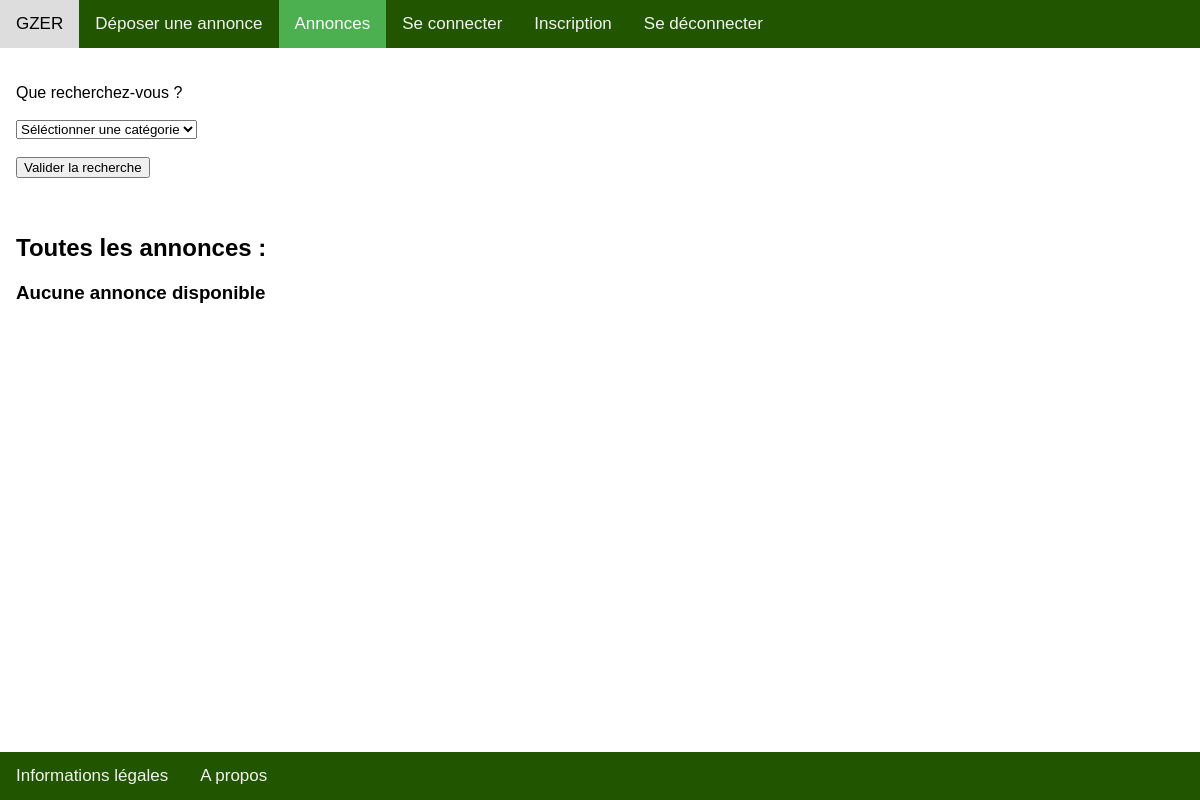
/controler/main.ctrl.php?style=Metal, run on an earlier commit of the app's database.
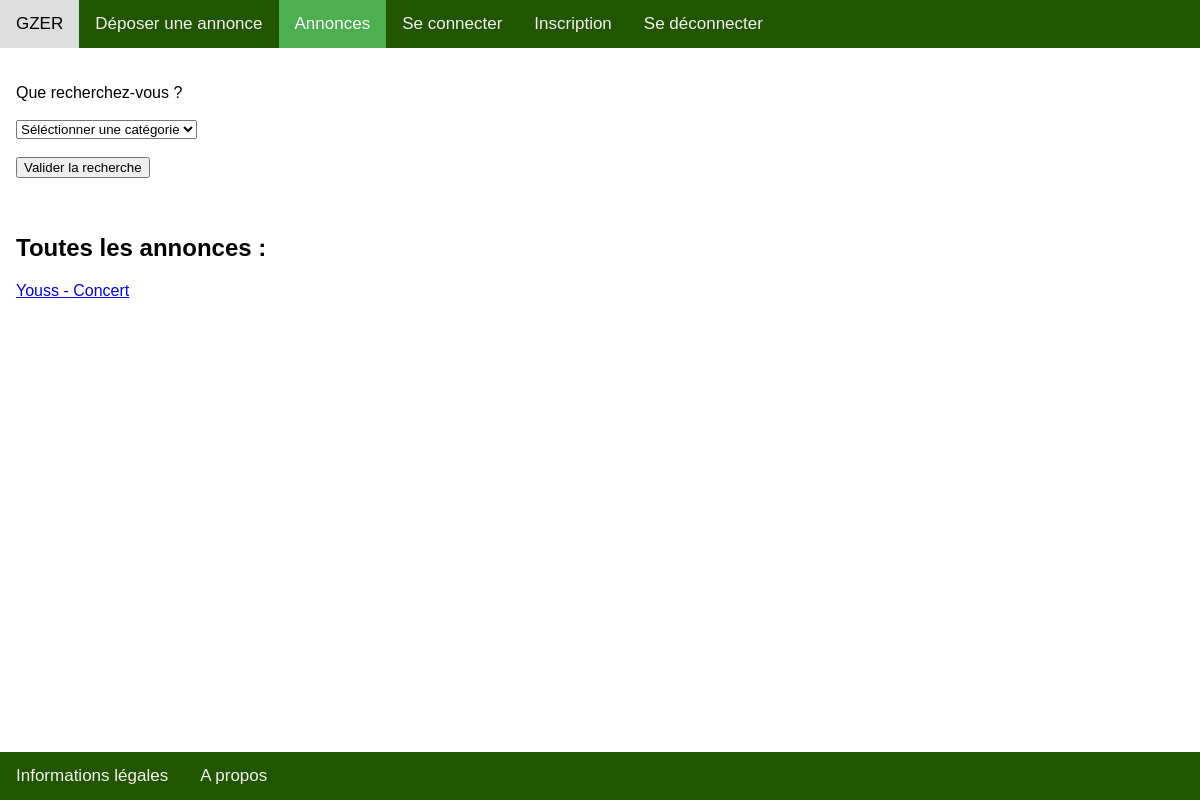
And on a later commit of the database.
### tables this page shows
CREATE TABLE annonces (
  numA INTEGER,
  titreA STRING,
  prixA INTEGER,
  localisationA STRING,
  auteurA STRING,
  dateA date,
  categorieA STRING,
  styleA STRING
);

### controler/annonces.ctrl.php (called while the page is built)
<?php
require_once('../model/Annonce.class.php');
require_once('../model/GzerDAO.class.php');
if (isset($_GET['categorie'])) {
  $categorie = $_GET['categorie'];
} else {
  $categorie = '';
}
if (isset($_GET['quartier'])) {
  $quartier = $_GET['quartier'];
} else {
  $quartier = '';
}
  if (isset($categorie) && $categorie != '') {
    $config = parse_ini_file('../config/config.ini');
    $DAO = new GzerDAO($config['database_path']);
    $annoncesCat = $DAO->getAnnoncesParCategorie($categorie);
  } else if (isset($style) && $style != ''){
    $config = parse_ini_file('../config/config.ini');
    $DAO = new GzerDAO($config['database_path']);
    $annoncesStyle = $DAO->getAnnoncesParStyle($style);
  } else if (isset($materiel) && $materiel != '') {
    $config = parse_ini_file('../config/config.ini');
    $DAO = new GzerDAO($config['database_path']);
    $annoncesCat = $DAO->getAnnoncesParCategorie($materiel);
  } else if (isset($quartier) && $quartier != '') {
    $config = parse_ini_file('../config/config.ini');
    $DAO = new GzerDAO($config['database_path']);
    $annoncesQuart = $DAO->getAnnoncesParQuartier($quartier);
  } else {
    $config = parse_ini_file('../config/config.ini');
    $DAO = new GzerDAO($config['database_path']);
    $annonces = $DAO->getAnnonces();
  }
include('../view/annonces.view.php');
?>

### model/GzerDAO.class.php (called while the page is built, shortened)
<?php
class GzerDAO {
  private $db;
  function __construct($path) {
    $database = 'sqlite:'.$path.'/gzer.db';
    try {
      $this->db = new PDO($database);
    }
    catch (PDOException $e){
      die("erreur de connexion:".$e->getMessage());
    }
  }
  public function getDb(){
    return $this->db;
  }
  public function getAnnoncesParStyle(string $style):array{
    $req = "SELECT * FROM annonces WHERE styleA = '$style'";
    $st = $this->getDb()->query($req);
    $result=$st->fetchAll(PDO::FETCH_CLASS, 'Annonce');
    return $result;
  }
}
?>

### model/Annonce.class.php (called while the page is built, shortened)
<?php
class Annonce {
  private $numA;
  private $titreA;
  private $auteurA;
  public function getNumA() {
    return $this->numA;
  }
  public function getTitreA() {
    return $this->titreA;
  }
  public function getAuteurA() {
    return $this->auteurA;
  }
}
?>

### view/annonces.view.php (the view, shortened to what this page needs)
<!DOCTYPE html>
<html lang="en" dir="ltr">
<head>
  <link rel="stylesheet" href="../view/css/deposer_annonce.view.styles.css" />
</head>
<body>
  <div class="topnav">
    <a href="../controler/main.ctrl.php">GZER</a>
    <a href="../controler/deposer_annonce.ctrl.php">Déposer une annonce</a>
    <a class="active" href="../controler/annonces.ctrl.php">Annonces</a>
    <a href="../controler/seconnecter.ctrl.php">Se connecter</a>
    <a href="../controler/inscription.ctrl.php">Inscription</a>
    <a href="../controler/deconnexion.ctrl.php">Se déconnecter</a>
  </div>
  <div class="navbar">
    <a href="../view/infos.view.php">Informations légales</a>
    <a href="../view/a_propos.view.php">A propos</a>
  </div>
  <div id=container style="padding-left:16px">
    <br><br>
    Que recherchez-vous ?
    <br><br>
    <form action="annonces.ctrl.php">
      <select id="categorie" name="categorie">
        <option value="" selected>Séléctionner une catégorie</option>
      </select>
      <br><br>
      <input type="submit" value="Valider la recherche">
    </form>
    <br><br>
    <h2>Toutes les annonces : <?= $categorie ?>  <?= $quartier ?></h2>
    <?php if(isset($annoncesStyle)) {foreach ($annoncesStyle as $annonceStyle) { ?>
      <a href="../controler/annonce.ctrl.php?numA=<?= $annonceStyle->getNumA() ?>"><?= $annonceStyle->getAuteurA() ?> - <?= $annonceStyle->getTitreA() ?></a>
      <br><br>
    <?php } } ?>
    <?php if((!isset($annonces) || count($annonces) == 0) && (!isset($annoncesQuart) || count($annoncesQuart) == 0) && (!isset($annoncesCat) || count($annoncesCat) == 0) && (!isset($annoncesStyle) || count($annoncesStyle) == 0)) { ?>
      <h3>Aucune annonce disponible</h3>
    <?php } ?>
  </div>
  </body>
  </html>

What changed in the data, as far as the page shows it:
added annonces: auteurA "Youss", titreA "Concert"
Also different on the page:
text no longer shown: "Aucune annonce disponible"
